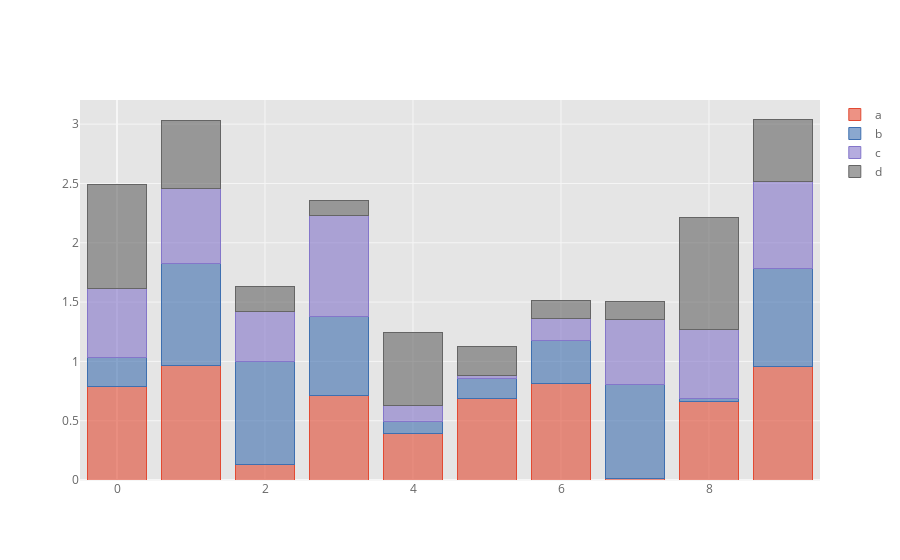

The cell this chart's notebook holds for it:
### Markdown cell above
To produce a stacked bar plot, use `barmode=stack`

### Code cell
df.iplot(kind='bar',barmode='stack')

### Figure 1 — Plotly figure (JSON) as saved in the notebook; plotly's stock layout.template omitted (floating-point values rounded to 4 significant figures)
{"data": [{"marker": {"color": "rgba(226, 74, 51, 0.6)", "line": {"color": "rgba(226, 74, 51, 1.0)", "width": 1}}, "name": "a", "orientation": "v", "text": "", "type": "bar", "x": [0, 1, 2, 3, 4, 5, 6, 7, 8, 9], "y": [0.7858, 0.9664, 0.1275, 0.715, 0.3911, 0.6887, 0.8102, 0.01009, 0.6577, 0.9599]}, {"marker": {"color": "rgba(62, 111, 176, 0.6)", "line": {"color": "rgba(62, 111, 176, 1.0)", "width": 1}}, "name": "b", "orientation": "v", "text": "", "type": "bar", "x": [0, 1, 2, 3, 4, 5, 6, 7, 8, 9], "y": [0.2496, 0.8564, 0.8747, 0.666, 0.1044, 0.1708, 0.3629, 0.7976, 0.03261, 0.8251]}, {"marker": {"color": "rgba(132, 118, 202, 0.6)", "line": {"color": "rgba(132, 118, 202, 1.0)", "width": 1}}, "name": "c", "orientation": "v", "text": "", "type": "bar", "x": [0, 1, 2, 3, 4, 5, 6, 7, 8, 9], "y": [0.5752, 0.6351, 0.4219, 0.8495, 0.1318, 0.02177, 0.188, 0.5493, 0.5789, 0.7296]}, {"marker": {"color": "rgba(101, 101, 101, 0.6)", "line": {"color": "rgba(101, 101, 101, 1.0)", "width": 1}}, "name": "d", "orientation": "v", "text": "", "type": "bar", "x": [0, 1, 2, 3, 4, 5, 6, 7, 8, 9], "y": [0.8841, 0.5737, 0.2087, 0.1286, 0.6171, 0.2433, 0.1522, 0.1511, 0.9475, 0.5288]}], "layout": {"barmode": "stack", "legend": {"bgcolor": "#FFFFFF", "font": {"color": "#666666"}, "traceorder": "normal"}, "paper_bgcolor": "#FFFFFF", "plot_bgcolor": "#E5E5E5", "title": {"font": {"color": "#151516"}}, "xaxis": {"gridcolor": "#F6F6F6", "showgrid": true, "tickfont": {"color": "#666666"}, "title": {"font": {"color": "#666666"}, "text": ""}, "zerolinecolor": "#F6F6F6"}, "yaxis": {"gridcolor": "#F6F6F6", "showgrid": true, "tickfont": {"color": "#666666"}, "title": {"font": {"color": "#666666"}, "text": ""}, "zerolinecolor": "#F6F6F6"}}}
